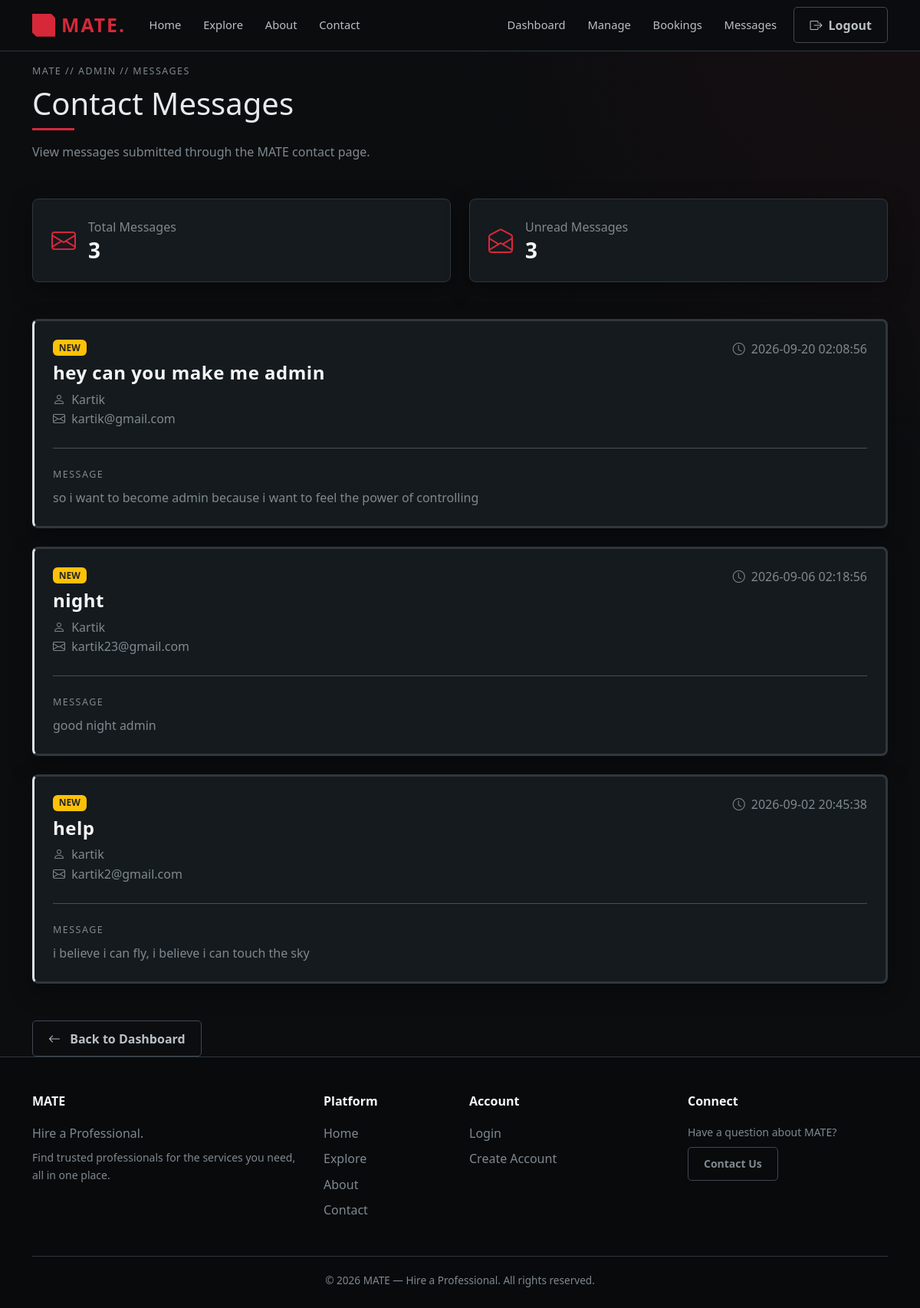
The app's page /admin/messages (signed in) with its own data.
### tables this page shows
CREATE TABLE contact_messages (

            id INTEGER PRIMARY KEY AUTOINCREMENT,

            name TEXT NOT NULL,

            email TEXT NOT NULL,

            subject TEXT NOT NULL,

            message TEXT NOT NULL,

            is_read INTEGER DEFAULT 0,

            created_at TIMESTAMP DEFAULT (datetime('now', '+5 hours', '+30 minutes'))

        );

### app.py (the view, shortened to what this page needs)
@app.route("/admin/messages")
def admin_messages():
    if "admin_id" not in session:
        return redirect(
            url_for("admin_login")
        )
    connection = get_db_connection()
    try:
        messages = connection.execute(
            """
            SELECT
                id,
                name,
                email,
                subject,
                message,
                is_read,
                created_at

            FROM contact_messages

            ORDER BY created_at DESC
            """
        ).fetchall()
    finally:
        connection.close()
    return render_template(
        "admin_messages.html",
        messages=messages
    )

### app.py (called while the page is built)
def get_db_connection():
    connection = sqlite3.connect(
        DATABASE
    )
    connection.row_factory = sqlite3.Row
    connection.execute(
        "PRAGMA foreign_keys = ON"
    )
    return connection

@app.context_processor
def inject_user():
    return {
        "logged_in": "user_id" in session,
        "current_user_id":
            session.get("user_id"),
        "current_user_role":
            session.get("role"),
        "current_user_name":
            session.get("full_name"),
        "current_year":
            datetime.now().year
    }

### templates/admin_messages.html (shortened to what this page needs)
{% extends "base.html" %}
{% block content %}
<section class="dashboard-section">
<div class="container">
    <div class="mb-5">
        <div class="mate-label mb-2">
            MATE // ADMIN // MESSAGES
        </div>
        <h1 class="dashboard-title">
            Contact Messages
        </h1>
        <div class="mate-section-line mb-3"></div>
        <p class="text-muted-mate">
            View messages submitted through the MATE contact page.
        </p>
    </div>
    <div class="row g-4 mb-5">
        <div class="col-md-6">
            <div class="mate-card p-4">
                <div class="d-flex align-items-center">
                    <i class="bi bi-envelope fs-2 text-mate me-3"></i>
                    <div>
                        <div class="text-muted-mate">
                            Total Messages
                        </div>
                        <h3 class="mate-heading mb-0">
                            {{ messages|length }}
                        </h3>
                    </div>
                </div>
            </div>
        </div>
        <div class="col-md-6">
            <div class="mate-card p-4">
                <div class="d-flex align-items-center">
                    <i class="bi bi-envelope-open fs-2 text-mate me-3"></i>
                    <div>
                        <div class="text-muted-mate">
                            Unread Messages
                        </div>
                        <h3 class="mate-heading mb-0">
                            {{ messages|selectattr("is_read", "equalto", 0)|list|length }}
                        </h3>
                    </div>
                </div>
            </div>
        </div>
    </div>
    {% if messages %}
        <div class="row g-4">
            {% for message in messages %}
                <div class="col-12">
                    <div class="mate-card p-4
                        {% if not message.is_read %}
                            border-start border-3
                        {% endif %}
                    ">
                        <div class="row align-items-start g-3">
                            <div class="col-md-8">
                                <div class="d-flex align-items-center gap-2 mb-2">
                                    {% if not message.is_read %}
                                        <span class="badge bg-warning text-dark">
                                            NEW
                                        </span>
                                    {% else %}
                                        <span class="badge bg-secondary">
                                            READ
                                        </span>
                                    {% endif %}
                                </div>
                                <h4 class="mate-heading mb-2">
                                    {{ message.subject or "No Subject" }}
                                </h4>
                                <div class="text-muted-mate">
                                    <i class="bi bi-person me-1"></i>
                                    {{ message.name }}
                                </div>
                                <div class="text-muted-mate">
                                    <i class="bi bi-envelope me-1"></i>
                                    {{ message.email }}
                                </div>
                            </div>
                            <div class="col-md-4 text-md-end">
                                <div class="text-muted-mate">
                                    <i class="bi bi-clock me-1"></i>
                                    {{ message.created_at }}
                                </div>
                            </div>
                        </div>
                        <hr class="my-4">
                        <div>
                            <div class="mate-label mb-2">
                                MESSAGE
                            </div>
                            <p class="text-muted-mate mb-0">
                                {{ message.message }}
                            </p>
                        </div>
                    </div>
                </div>
            {% endfor %}
        </div>
    {% endif %}
    <div class="mt-5">
        <a
            href="{{ url_for('admin_dashboard') }}"
            class="btn btn-mate-outline"
        >
            <i class="bi bi-arrow-left me-2"></i>
            Back to Dashboard
        </a>
    </div>
</div>
</section>
{% endblock %}

### static/css/style.css (style rules this page uses)
:root { --mate-bg: #0b0d0f; --mate-bg-secondary: #101418; --mate-surface: #151a1e; --mate-surface-light: #1c2227; --mate-border: #30373d; --mate-border-light: #414950; --mate-gray: #7f898f; --mate-light-gray: #b9c0c5; --mate-text: #e7eaec; --mate-white: #f5f6f7; --mate-red: #d62839; --mate-red-light: #ef4354; --mate-red-dark: #a91f2d; --mate-success: #38b879; --mate-warning: #e0a83e; --mate-danger: #d62839; --mate-info: #62a9c7; --mate-shadow: 0 10px 30px rgba(0, 0, 0, 0.35); --mate-shadow-red: 0 0 20px rgba(214, 40, 57, 0.18); --mate-radius: 8px; --mate-radius-small: 5px; --mate-transition: 0.25s ease; }
* { margin: 0; padding: 0; box-sizing: border-box; }
html { scroll-behavior: smooth; }
body { background: radial-gradient( circle at top right, rgba(214, 40, 57, 0.06), transparent 30% ), var(--mate-bg); color: var(--mate-text); font-family: "Segoe UI", Arial, Helvetica, sans-serif; line-height: 1.6; min-height: 100vh; }
a { color: inherit; text-decoration: none; }
.text-mate { color: var(--mate-red) !important; }
.text-muted-mate { color: var(--mate-gray) !important; }
.mate-heading { color: var(--mate-white); font-weight: 700; letter-spacing: 0.5px; }
.mate-label { color: var(--mate-gray); font-size: 0.78rem; text-transform: uppercase; letter-spacing: 1.5px; }
.btn-mate-outline { background: transparent; border: 1px solid var(--mate-border-light); color: var(--mate-light-gray); font-weight: 600; border-radius: var(--mate-radius-small); padding: 0.65rem 1.25rem; transition: all var(--mate-transition); }
.mate-section-line { width: 55px; height: 3px; background: var(--mate-red); margin-bottom: 1.5rem; }
.mate-card { background: var(--mate-surface); border: 1px solid var(--mate-border); border-radius: var(--mate-radius); color: var(--mate-text); box-shadow: var(--mate-shadow); transition: transform var(--mate-transition), border-color var(--mate-transition), box-shadow var(--mate-transition); }

### records on screen
contact_messages: is_read "NEW", subject "hey can you make me admin", name "Kartik", email "kartik@gmail.com", created_at "2026-09-20 02:08:56", message "so i want to become admin because i want to feel the power of controlling"
contact_messages: is_read "NEW", subject "night", name "Kartik", email "kartik23@gmail.com", created_at "2026-09-06 02:18:56", message "good night admin"
contact_messages: is_read "NEW", subject "help", name "kartik", email "kartik2@gmail.com", created_at "2026-09-02 20:45:38", message "i believe i can fly, i believe i can touch the sky"

### other values on screen
{{ messages|length }} "3"
{{ messages|selectattr("is_read", "equalto", 0)|list|length }} "3"
{{ current_year if current_year else 2026 }} "2026"
